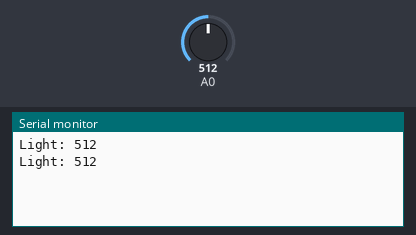
Bench run of a sketch on a simulated Arduino Uno, built with avr-gcc and run on an emulated ATmega328P. On the bench: the last lines printed to the serial monitor. The test bench sets the inputs (shaded band); at power-on: A0 = 512.

Above: at 1.8 s.
1.9 s: A0 set to 716
At 2.8 s:
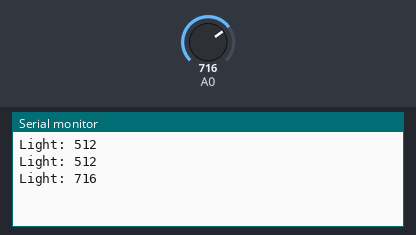
3.4 s: A0 set to 900
At 4.7 s:
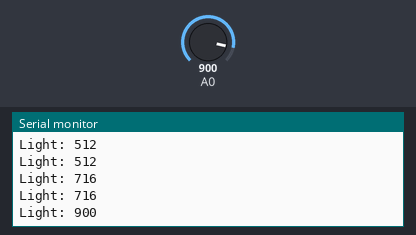
Timing chart, 0 to 6.4 s (numbered marks = the images above; inputs shaded):
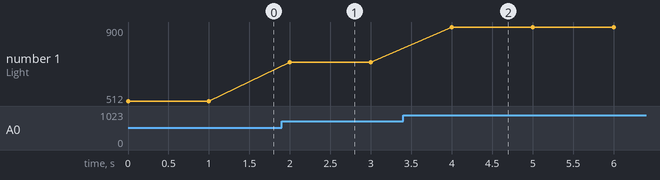

Measured:
- after the input at 1.9 s, the serial monitor: prints a new line after 0.10 s (image 1)
- after the input at 3.4 s, the serial monitor: prints a new line after 0.60 s (image 2)
- plotted number 1: 512 → 716 after the input at 1.9 s, 716 → 900 after the input at 3.4 s

The sketch:

0_theFirst.ino
```cpp
void setup() {
    Serial.begin(115200);

    pinMode(A0, INPUT);
}

void loop() {
    int sensorValue = analogRead(A0);

    Serial.print("Light: ");
    Serial.println(sensorValue);

    delay(1000);
}
```
